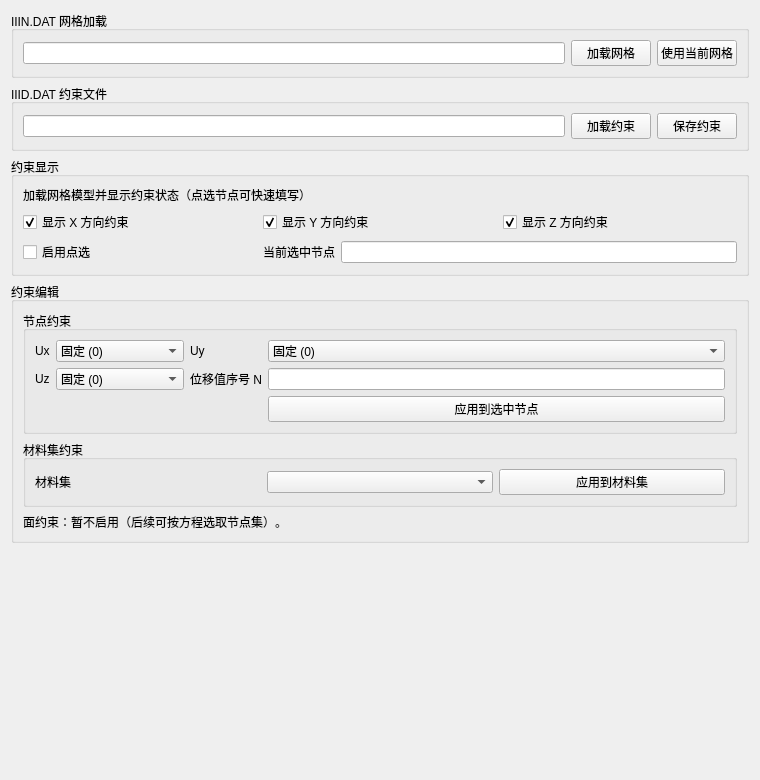
<?xml version="1.0" encoding="UTF-8"?>
<ui version="4.0">
 <class>ConstraintSettingWidget</class>
 <widget class="QWidget" name="ConstraintSettingWidget">
  <property name="geometry">
   <rect>
    <x>0</x>
    <y>0</y>
    <width>760</width>
    <height>780</height>
   </rect>
  </property>
  <property name="windowTitle">
   <string>约束设置</string>
  </property>
  <layout class="QVBoxLayout" name="verticalLayout">
   <item>
    <widget class="QGroupBox" name="groupBoxMesh">
     <property name="title">
      <string>IIIN.DAT 网格加载</string>
     </property>
     <layout class="QHBoxLayout" name="horizontalLayoutMesh">
      <item>
       <widget class="QLineEdit" name="lineEditMeshFile"/>
      </item>
      <item>
       <widget class="QPushButton" name="buttonLoadMesh">
        <property name="text">
         <string>加载网格</string>
        </property>
       </widget>
      </item>
      <item>
       <widget class="QPushButton" name="buttonUseCurrentMesh">
        <property name="text">
         <string>使用当前网格</string>
        </property>
       </widget>
      </item>
     </layout>
    </widget>
   </item>
   <item>
    <widget class="QGroupBox" name="groupBoxConstraintFile">
     <property name="title">
      <string>IIID.DAT 约束文件</string>
     </property>
     <layout class="QHBoxLayout" name="horizontalLayoutConstraintFile">
      <item>
       <widget class="QLineEdit" name="lineEditConstraintFile"/>
      </item>
      <item>
       <widget class="QPushButton" name="buttonLoadConstraint">
        <property name="text">
         <string>加载约束</string>
        </property>
       </widget>
      </item>
      <item>
       <widget class="QPushButton" name="buttonSaveConstraint">
        <property name="text">
         <string>保存约束</string>
        </property>
       </widget>
      </item>
     </layout>
    </widget>
   </item>
   <item>
    <widget class="QGroupBox" name="groupBoxDisplay">
     <property name="title">
      <string>约束显示</string>
     </property>
     <layout class="QGridLayout" name="gridLayoutDisplay">
      <item row="0" column="0" colspan="3">
       <widget class="QLabel" name="labelDisplayHint">
        <property name="text">
         <string>加载网格模型并显示约束状态（点选节点可快速填写）</string>
        </property>
       </widget>
      </item>
      <item row="1" column="0">
       <widget class="QCheckBox" name="checkShowUx">
        <property name="text">
         <string>显示 X 方向约束</string>
        </property>
        <property name="checked">
         <bool>true</bool>
        </property>
       </widget>
      </item>
      <item row="1" column="1">
       <widget class="QCheckBox" name="checkShowUy">
        <property name="text">
         <string>显示 Y 方向约束</string>
        </property>
        <property name="checked">
         <bool>true</bool>
        </property>
       </widget>
      </item>
      <item row="1" column="2">
       <widget class="QCheckBox" name="checkShowUz">
        <property name="text">
         <string>显示 Z 方向约束</string>
        </property>
        <property name="checked">
         <bool>true</bool>
        </property>
       </widget>
      </item>
      <item row="2" column="0">
       <widget class="QCheckBox" name="checkEnablePicking">
        <property name="text">
         <string>启用点选</string>
        </property>
       </widget>
      </item>
      <item row="2" column="1" colspan="2">
       <layout class="QHBoxLayout" name="horizontalLayoutSelectedNode">
        <item>
         <widget class="QLabel" name="labelSelectedNode">
          <property name="text">
           <string>当前选中节点</string>
          </property>
         </widget>
        </item>
        <item>
         <widget class="QLineEdit" name="lineEditSelectedNode"/>
        </item>
       </layout>
      </item>
     </layout>
    </widget>
   </item>
   <item>
    <widget class="QGroupBox" name="groupBoxEdit">
     <property name="title">
      <string>约束编辑</string>
     </property>
     <layout class="QVBoxLayout" name="verticalLayoutEdit">
      <item>
       <widget class="QGroupBox" name="groupBoxNode">
        <property name="title">
         <string>节点约束</string>
        </property>
        <layout class="QGridLayout" name="gridLayoutNode">
         <item row="0" column="0">
          <widget class="QLabel" name="labelUx">
           <property name="text">
            <string>Ux</string>
           </property>
          </widget>
         </item>
         <item row="0" column="1">
          <widget class="QComboBox" name="comboUx">
           <item>
            <property name="text">
             <string>固定 (0)</string>
            </property>
            <property name="userData">
             <number>0</number>
            </property>
           </item>
           <item>
            <property name="text">
             <string>自由 (1)</string>
            </property>
            <property name="userData">
             <number>1</number>
            </property>
           </item>
           <item>
            <property name="text">
             <string>给定位移 (-N)</string>
            </property>
            <property name="userData">
             <number>-1</number>
            </property>
           </item>
           <item>
            <property name="text">
             <string>悬浮锚杆 (-10000)</string>
            </property>
            <property name="userData">
             <number>-10000</number>
            </property>
           </item>
          </widget>
         </item>
         <item row="0" column="2">
          <widget class="QLabel" name="labelUy">
           <property name="text">
            <string>Uy</string>
           </property>
          </widget>
         </item>
         <item row="0" column="3">
          <widget class="QComboBox" name="comboUy">
           <item>
            <property name="text">
             <string>固定 (0)</string>
            </property>
            <property name="userData">
             <number>0</number>
            </property>
           </item>
           <item>
            <property name="text">
             <string>自由 (1)</string>
            </property>
            <property name="userData">
             <number>1</number>
            </property>
           </item>
           <item>
            <property name="text">
             <string>给定位移 (-N)</string>
            </property>
            <property name="userData">
             <number>-1</number>
            </property>
           </item>
           <item>
            <property name="text">
             <string>悬浮锚杆 (-10000)</string>
            </property>
            <property name="userData">
             <number>-10000</number>
            </property>
           </item>
          </widget>
         </item>
         <item row="1" column="0">
          <widget class="QLabel" name="labelUz">
           <property name="text">
            <string>Uz</string>
           </property>
          </widget>
         </item>
         <item row="1" column="1">
          <widget class="QComboBox" name="comboUz">
           <item>
            <property name="text">
             <string>固定 (0)</string>
            </property>
            <property name="userData">
             <number>0</number>
            </property>
           </item>
           <item>
            <property name="text">
             <string>自由 (1)</string>
            </property>
            <property name="userData">
             <number>1</number>
            </property>
           </item>
           <item>
            <property name="text">
             <string>给定位移 (-N)</string>
            </property>
            <property name="userData">
             <number>-1</number>
            </property>
           </item>
           <item>
            <property name="text">
             <string>悬浮锚杆 (-10000)</string>
            </property>
            <property name="userData">
             <number>-10000</number>
            </property>
           </item>
          </widget>
         </item>
         <item row="1" column="2">
          <widget class="QLabel" name="labelGivenIndex">
           <property name="text">
            <string>位移值序号 N</string>
           </property>
          </widget>
         </item>
         <item row="1" column="3">
          <widget class="QLineEdit" name="lineEditGivenIndex"/>
         </item>
         <item row="2" column="3">
          <widget class="QPushButton" name="buttonApplyNode">
           <property name="text">
            <string>应用到选中节点</string>
           </property>
          </widget>
         </item>
        </layout>
       </widget>
      </item>
      <item>
       <widget class="QGroupBox" name="groupBoxMaterial">
        <property name="title">
         <string>材料集约束</string>
        </property>
        <layout class="QHBoxLayout" name="horizontalLayoutMaterial">
         <item>
          <widget class="QLabel" name="labelMaterialSet">
           <property name="text">
            <string>材料集</string>
           </property>
          </widget>
         </item>
         <item>
          <widget class="QComboBox" name="comboMaterialSet"/>
         </item>
         <item>
          <widget class="QPushButton" name="buttonApplyMaterial">
           <property name="text">
            <string>应用到材料集</string>
           </property>
          </widget>
         </item>
        </layout>
       </widget>
      </item>
      <item>
       <widget class="QLabel" name="labelFacePlaceholder">
        <property name="text">
         <string>面约束：暂不启用（后续可按方程选取节点集）。</string>
        </property>
       </widget>
      </item>
     </layout>
    </widget>
   </item>
   <item>
    <spacer name="verticalSpacer">
     <property name="orientation">
      <enum>Qt::Orientation::Vertical</enum>
     </property>
     <property name="sizeHint" stdset="0">
      <size>
       <width>20</width>
       <height>40</height>
      </size>
     </property>
    </spacer>
   </item>
  </layout>
 </widget>
 <resources/>
 <connections/>
</ui>
